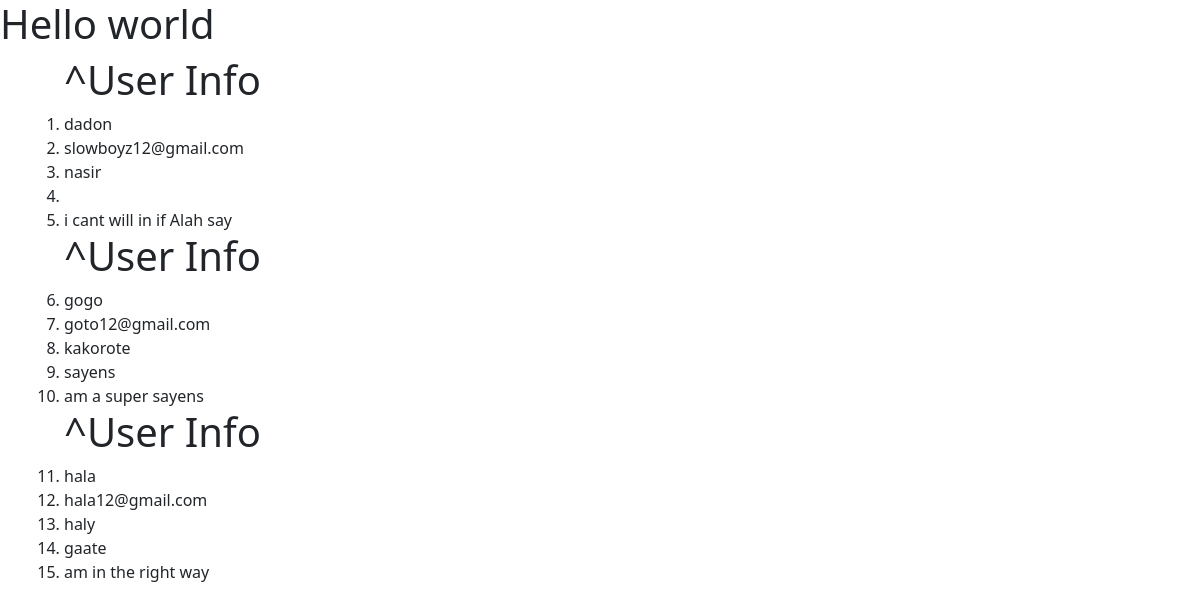
The page / on the database its author committed.
### note_app/models.py (models this page shows, shortened)
class Users_model(models.Model):
    username= models.CharField(max_length=150, unique=True)
    email= models.EmailField(max_length=250)
    first = models.CharField(max_length=150)
    family = models.CharField(max_length=150, default="")
    note = models.CharField(max_length=900)

### note_app/views.py (the view)
# urls.py: path('',views.index, name='index'),
def index(request):
    data = Users_model.objects.order_by('username')
    dict = {'intohtml': data}
    return render(request, 'note_app/index.html', context=dict)

### templates/note_app/index.html (shortened to what this page needs)
<!DOCTYPE html>
<html lang="en">
<head>
    <link href="https://cdn.jsdelivr.net/npm/bootstrap@5.2.0/dist/css/bootstrap.min.css" rel="stylesheet">
</head>
<body>
    <h1>Hello world</h1>
     <ol>
        {% if intohtml %}
        <ol>
            {% for x in intohtml%}
            <h1> ^User Info</h1>
            <li>{{ x.username}}</li>
            <li>{{x.email}}</li>
            <li>{{x.first}}</li>
            <li>{{x.family}}</li>
            <li>{{x.note}}</li>
            {% endfor%}
        </ol>
        {% endif %}
     </ol>
</body>
</html>

### rows shown on the page
Users_model: username "dadon", email "slowboyz12@gmail.com", first "nasir", note "i cant will in if Alah say"
Users_model: username "gogo", email "goto12@gmail.com", first "kakorote", family "sayens", note "am a super sayens"
Users_model: username "hala", email "hala12@gmail.com", first "haly", family "gaate", note "am in the right way"
